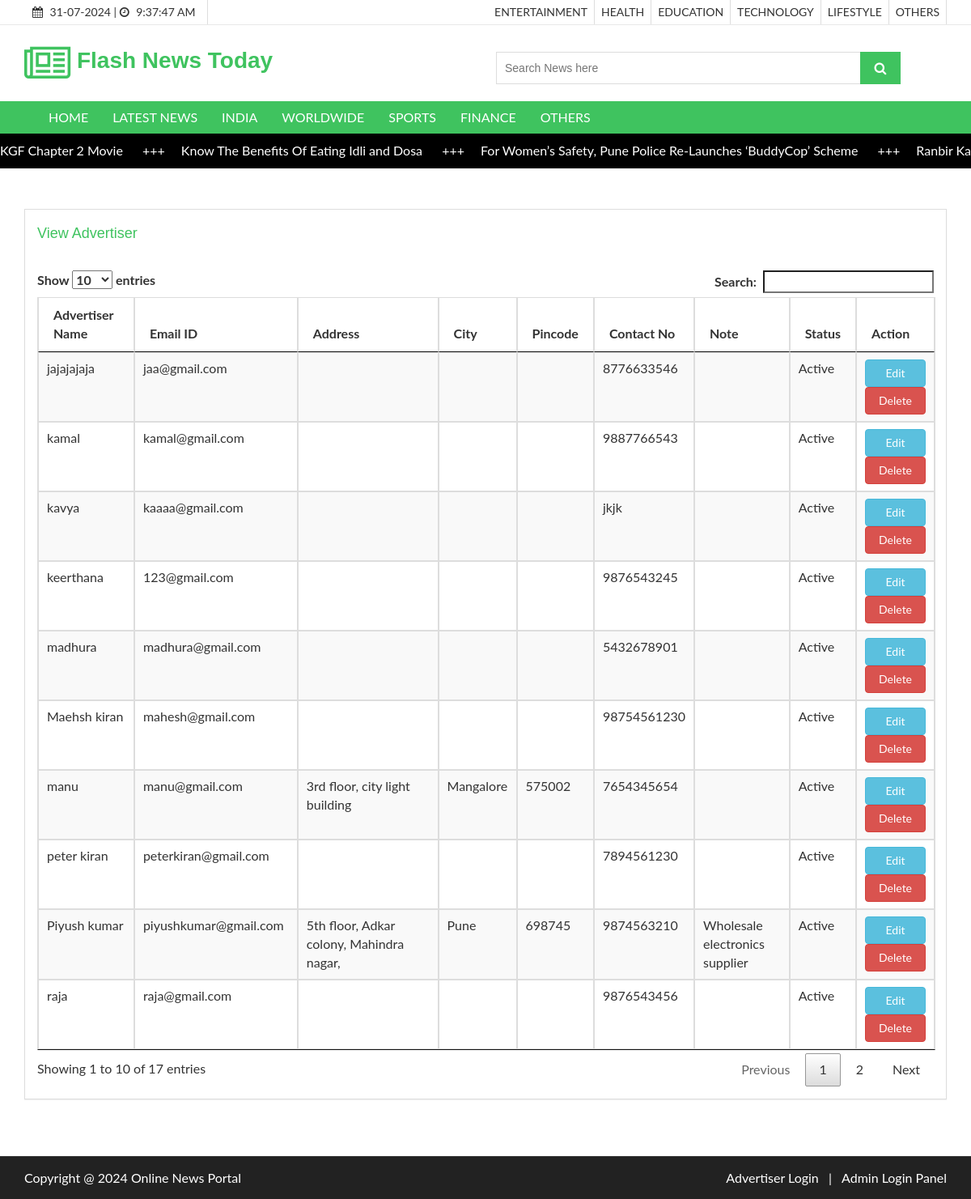
Screenshot of /viewadvertiser.php with the database file from the repository.
### tables this page shows
CREATE TABLE `newscategory` (
  `newscategoryid` int(10) NOT NULL,
  `category` varchar(50) NOT NULL,
  `category_type` varchar(20) DEFAULT NULL,
  `description` text NOT NULL,
  `status` varchar(10) NOT NULL
);

CREATE TABLE `newscontent` (
  `newsid` int(10) NOT NULL,
  `newscategoryid` int(10) NOT NULL,
  `newstype` varchar(20) NOT NULL COMMENT 'ARticles or News',
  `newsdate` date NOT NULL,
  `title` varchar(255) NOT NULL,
  `newsdescription` text NOT NULL,
  `images` text NOT NULL,
  `publisheddate` date NOT NULL,
  `count_views` bigint(20) NOT NULL DEFAULT 0,
  `status` varchar(10) NOT NULL
);

CREATE TABLE `advertiser` (
  `advertiserid` int(10) NOT NULL,
  `advertisername` varchar(50) NOT NULL,
  `emailid` varchar(50) NOT NULL,
  `password` varchar(100) NOT NULL,
  `address` text NOT NULL,
  `city` varchar(20) NOT NULL,
  `pincode` varchar(10) NOT NULL,
  `contactno` varchar(15) NOT NULL,
  `note` text NOT NULL,
  `status` varchar(10) NOT NULL
);

### viewadvertiser.php (the view, shortened to what this page needs)
<?php
include("header.php");
?>
  <section id="aa-catg-head-banner">
    <div class="aa-catg-head-banner-area">
     <div class="container">
      <div class="aa-catg-head-banner-content">
        <h2>Checkout Page</h2>
      </div>
     </div>
   </div>
  </section>
 <section id="checkout">
   <div class="container">
     <div class="row">
       <div class="col-md-12">
        <div class="checkout-area">
          <form action="" method="post">
            <div class="row">
              <div class="col-md-12">
                <div class="checkout-left">
                  <div class="panel-group" id="accordion">
<div class="panel panel-default aa-checkout-billaddress">
  <div class="panel-heading">
	<h4 class="panel-title">
	  <a  data-parent="#accordion" >
		View Advertiser
	  </a>
	</h4>
  </div>
  <div id="collapseThree">
	<div class="panel-body">
<table id="myTable"  class="table table-striped table-bordered">
	<thead>
		<tr>
			<th>Advertiser Name</th>
			<th>Email ID</th>
			<th>Address</th>
			<th>City</th>
			<th>Pincode</th>
			<th>Contact No</th>
			<th>Note</th>
			<th>Status</th>
			<th>Action</th>
		</tr>
	</thead>
	<tbody>
	<?php
	$sql= "SELECT * FROM advertiser";
	$qsql = mysqli_query($con,$sql);
	while($rs = mysqli_fetch_array($qsql))
	{
		echo "<tr>
			<td>$rs[advertisername]</td>
			<td>$rs[emailid]</td>
			<td>$rs[address]</td>
			<td>$rs[city]</td>
			<td>$rs[pincode]</td>
			<td>$rs[contactno]</td>
			<td>$rs[note]</td>
			<td>$rs[status]</td>
			<td>
			<a href='advertiser.php?editid=$rs[0]' class='btn  btn-info' style='width: 100%;' >Edit</a>
			<a href='viewadvertiser.php?delid=$rs[0]' onclick='return confirmdelete()' class='btn btn-danger' style='width: 100%;'>Delete</a></td>
		</tr>";
	}
	?>
	</tbody>
</table>
	</div>
  </div>
</div>
				   </div>
                </div>
              </div>
             </div>
          </form>
         </div>
       </div>
     </div>
   </div>
 </section>
 <?php
 include("footer.php");
 ?>

### header.php (shortened to what this page needs)
<?php
include("databaseconnection.php");
?>
<!DOCTYPE html>
<html lang="en">
  <head>
    <link href="css/font-awesome.css" rel="stylesheet">
    <link href="css/bootstrap.css" rel="stylesheet">
    <link href="css/jquery.smartmenus.bootstrap.css" rel="stylesheet">
    <link rel="stylesheet" type="text/css" href="css/jquery.simpleLens.css">
    <link rel="stylesheet" type="text/css" href="css/slick.css">
    <link rel="stylesheet" type="text/css" href="css/nouislider.css">
    <link id="switcher" href="css/theme-color/green-theme.css" rel="stylesheet">
    <link href="css/sequence-theme.modern-slide-in.css" rel="stylesheet" media="all">
    <link href="css/style.css" rel="stylesheet">
    <link href="css/jquery.dataTables.min.css" rel="stylesheet">
  </head>
  <body>
  <header id="aa-header">
    <div class="aa-header-top">
      <div class="container">
        <div class="row">
          <div class="col-md-12">
            <div class="aa-header-top-area">
              <div class="aa-header-top-left">
                <div class="cellphone hidden-xs">
                  <p><span class="fa fa-calendar"></span> <?php echo date("d-m-Y"); ?> |
                  <span class="fa fa-clock-o"></span> <span id="idclock"></span></p>
                </div>
              </div>
              <div class="aa-header-top-right">
                <ul class="aa-head-top-nav-right">
                  <?php
                    $sql = "SELECT * FROM newscategory WHERE status='Active' AND category_type='Article'";
                    $qsql= mysqli_query($con,$sql);
                    while($rs = mysqli_fetch_array($qsql))
                    {
                      echo "<li class='hidden-xs'><a href='displayarticle.php?newstype=Article&newscategoryid=$rs[newscategoryid]'>" . strtoupper($rs['category'])  . "</a></li>";
                    }
                  ?>
                </ul>
              </div>
            </div>
          </div>
        </div>
      </div>
    </div>
    <div class="aa-header-bottom">
      <div class="container">
        <div class="row">
          <div class="col-md-12">
            <div class="aa-header-bottom-area">
              <div class="aa-logo">
                <a href="index.php">
                  <span class="fa fa-newspaper-o"></span>
                  <div style="width:550px; ">&nbsp;<strong>Flash</strong> <strong> News </strong> <strong>Today</strong> </div>
                </a>
              </div>
              <div class="aa-search-box">
                <form action="searchnewsandarticles.php" method="get">
                  <input type="text" name="txtsearch" id="txtsearch" placeholder="Search News here ">
                  <button type="submit"><span class="fa fa-search"></span></button>
                </form>
              </div>
            </div>
          </div>
        </div>
      </div>
    </div>
  </header>
  <section id="menu">
    <div class="container">
      <div class="menu-area">
        <div class="navbar navbar-default" role="navigation">
          <div class="navbar-collapse collapse">
            <ul class="nav navbar-nav">
              <li><a href="index.php">HOME</a></li>
              <li><a href="displaylatestnews.php">LATEST NEWS</a></li>
          <?php
						$sql = "SELECT * FROM newscategory WHERE status='Active' AND category_type='News'";
						$qsql= mysqli_query($con,$sql);
						while($rs = mysqli_fetch_array($qsql))
						{
							echo "<li><a href='displayarticle.php?newstype=News&newscategoryid=$rs[newscategoryid]' >" . strtoupper($rs['category'])  . "</a></li>";
						}
					?>
            </ul>
          </div>
        </div>
      </div>
    </div>
  </section>
  <div class="marquee">
  <div class="marquee__item">
  <?php
  $sqlscroller= "SELECT newscontent.*,newscategory.category FROM newscontent LEFT JOIN newscategory ON newscontent.newscategoryid=newscategory.newscategoryid WHERE newscontent.status='Active' ";
  $sqlscroller = $sqlscroller . "  ORDER BY  newscontent.newsid DESC LIMIT 9";
	$qsqlscroller = mysqli_query($con,$sqlscroller);
	while($rsscroller = mysqli_fetch_array($qsqlscroller))
	{
    echo "<a style='color: white;' href='newsdetailed.php?newsid=$rsscroller[newsid]&newstype=$rsscroller[newstype]&newscategoryid=$rsscroller[newscategoryid]'>";
    echo $rsscroller['title'] . " <span class='marquee__seperator'>+++</span>";
    echo "</a>";
  }
  ?>
</div>
</div>

### footer.php (shortened to what this page needs)
  <footer id="aa-footer">
    <div class="aa-footer-bottom">
      <div class="container">
        <div class="row">
        <div class="col-md-12">
          <div class="aa-footer-bottom-area">
            <span style="color: white;">Copyright @ <?php echo date('Y'); ?> Online News Portal
			</span>
            <div class="aa-footer-payment">
			<?php
			if(!isset($_SESSION["employeeid"]))
			{
				if(!isset($_SESSION["advertiserid"]))
				{
			?>
			<span><a style="color: white;" href="" data-toggle="modal" data-target="#login-modal">Advertiser Login</a></span>
      <span style="color: white;">|</span>
      <span><a  style="color: white;" href="" data-toggle="modal" data-target="#adminlogin-modal">Admin Login Panel</a></span>
			<?php
				}
			}
			?>
            </div>
          </div>
        </div>
      </div>
      </div>
    </div>
  </footer>
  </body>
</html>

### css/theme-color/green-theme.css (style rules this page uses)
h2 { color: #3fc35f; }
#aa-header .aa-header-bottom .aa-header-bottom-area .aa-logo a > span { color: #3fc35f; }
#aa-header .aa-header-bottom .aa-header-bottom-area .aa-logo a strong { color: #3fc35f; }
#aa-header .aa-header-bottom .aa-header-bottom-area .aa-search-box button { background-color: #3fc35f; }
#menu { background-color: #3fc35f; }
#checkout .checkout-area .checkout-left .panel-group .panel-default .panel-heading .panel-title a { color: #3fc35f; }

### header.php (style rules this page uses)
.marquee { width: 100%; overflow: hidden; white-space: nowrap; }
.marquee__seperator { margin: 0 2rem; }
.marquee__item { display: inline-block; will-change: transform; -webkit-animation: marquee 50s linear infinite; animation: marquee 50s linear infinite; }
.marquee { background-color: black; padding: 1rem 0; color: #fff; }

### rows the page displays
newscategory: category "ENTERTAINMENT"
newscategory: category "HEALTH"
newscategory: category "EDUCATION"
newscategory: category "TECHNOLOGY"
newscategory: category "LIFESTYLE"
newscategory: category "OTHERS"
newscategory: category "INDIA"
newscategory: category "WORLDWIDE"
newscategory: category "SPORTS"
newscategory: category "FINANCE"
newscategory: category "OTHERS"
newscontent: title "KGF Chapter 2 Movie"
newscontent: title "Know The Benefits Of Eating Idli and Dosa"
newscontent: title "For Women’s Safety, Pune Police Re-Launches ‘BuddyCop’ Scheme"
newscontent: title "Ranbir…"
advertiser: advertisername "Maehsh kiran", emailid "mahesh@gmail.com", contactno "98754561230", status "Active"
advertiser: advertisername "kamal", emailid "kamal@gmail.com", contactno "9887766543", status "Active"
advertiser: advertisername "kavya", emailid "kaaaa@gmail.com", contactno "jkjk", status "Active"
advertiser: advertisername "jajajajaja", emailid "jaa@gmail.com", contactno "8776633546", status "Active"
advertiser: advertisername "peter kiran", emailid "peterkiran@gmail.com", contactno "7894561230", status "Active"
advertiser: advertisername "madhura", emailid "madhura@gmail.com", contactno "5432678901", status "Active"
advertiser: advertisername "keerthana", emailid "123@gmail.com", contactno "9876543245", status "Active"
advertiser: advertisername "manu", emailid "manu@gmail.com", address "3rd floor, city light building", city "Mangalore", pincode "575002", contactno "7654345654", status "Active"
advertiser: advertisername "raja", emailid "raja@gmail.com", contactno "9876543456", status "Active"
advertiser: advertisername "Piyush kumar", emailid "piyushkumar@gmail.com", address "5th floor, Adkar colony, Mahindra nagar,", city "Pune", pincode "698745", contactno "9874563210", note "Wholesale electronics supplier", status "Active"
